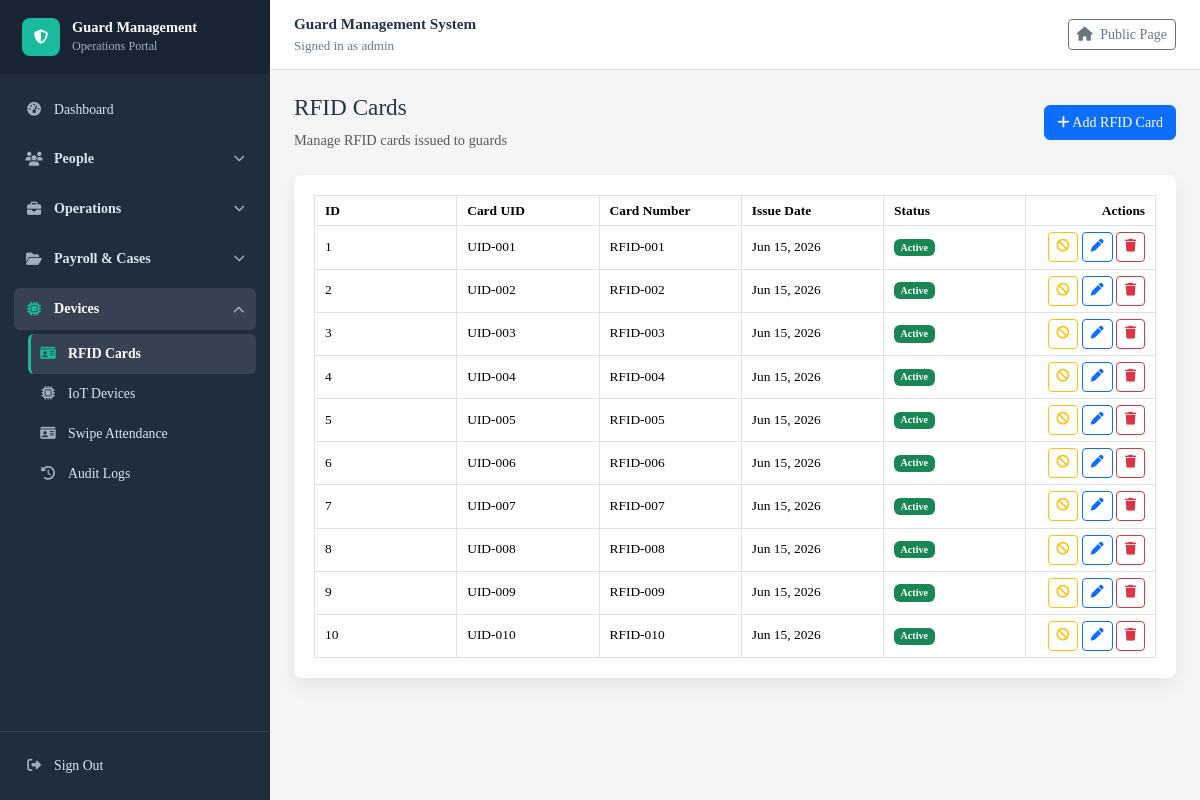
The app's page /rfid-cards/ (signed in), older data.
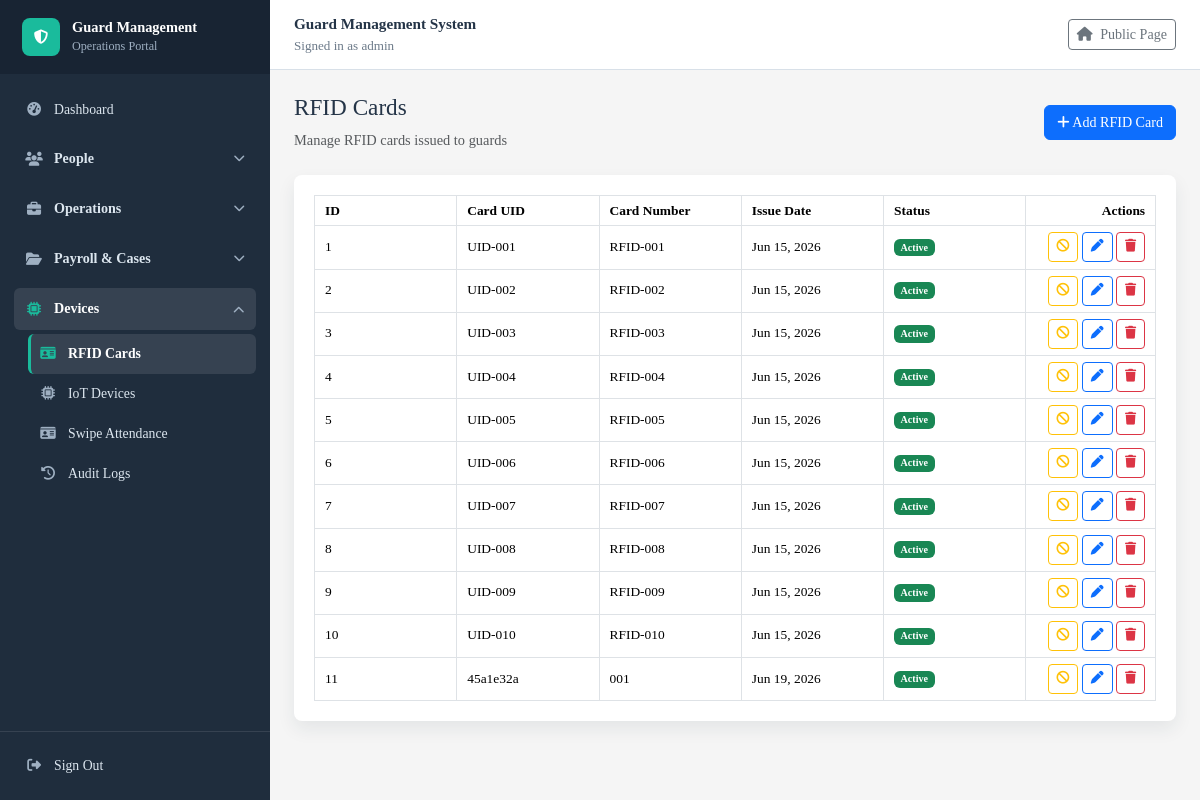
The same page, newer data.
### guardmanagementsystem/models.py (models this page shows, shortened)
class RFIDCard(models.Model):
    STATUS_CHOICES = [
        ('Active', 'Active'),
        ('Inactive', 'Inactive'),
        ('Lost', 'Lost'),
        ('Damaged', 'Damaged'),
        ('Returned', 'Returned'),
    ]
    rfid_card_id = models.AutoField(primary_key=True)
    card_uid = models.CharField(max_length=100, unique=True)
    card_number = models.CharField(max_length=100, unique=True)
    issue_date = models.DateField(default=date.today)
    status = models.CharField(max_length=20, choices=STATUS_CHOICES, default='Active')

### guardmanagementsystem/views.py (the view)
# urls.py: path("rfid-cards/", views.rfid_card_list, name="rfid_card_list"),
@login_required
def rfid_card_list(request):
    return show_records(request, RFIDCard.objects.all(), "guardmanagementsystem/rfid_card_list.html", "rfid_cards")

### guardmanagementsystem/context_processors.py (called while the page is built)
def role_access(request):
    user = getattr(request, "user", None)
    if not user:
        return {}
    return {
        "nav_permissions": nav_permissions(user),
        "user_roles": sorted(user_role_names(user)),
    }

### guardmanagementsystem/role_access.py (called while the page is built)
def user_role_names(user):
    if not user.is_authenticated:
        return set()
    if user.is_superuser:
        return {"Admin"}
    return set(user.groups.values_list("name", flat=True))

def user_is_admin(user):
    return user.is_authenticated and (
        user.is_superuser or user.groups.filter(name="Admin").exists()
    )

def user_can_access(user, url_name):
    if not url_name or url_name in PUBLIC_URL_NAMES:
        return True
    if not user.is_authenticated:
        return True
    if user_is_admin(user):
        return True
    roles = user_role_names(user)
    if any(url_name in ROLE_URLS.get(role, set()) for role in roles):
        return True
    return False

def nav_permissions(user):
    roles = user_role_names(user)
    if user_is_admin(user):
        roles = {"Admin"}
    return {
        permission: bool(roles & allowed_roles)
        for permission, allowed_roles in ROLE_PERMISSIONS.items()
    }

### guardmanagementsystem/templates/guardmanagementsystem/rfid_card_list.html
{% extends "guardmanagementsystem/base.html" %}
{% block content %}
<div class="d-flex justify-content-between align-items-center mb-4">
    <div>
        <h2>RFID Cards</h2>
        <p class="text-muted mb-0">Manage RFID cards issued to guards</p>
    </div>
    <a href="{% url 'rfid_card_add' %}" class="btn btn-primary">
        <i class="fa fa-plus"></i> Add RFID Card
    </a>
</div>
<div class="table-card">
    <div class="table-responsive">
        <table class="table table-hover table-bordered align-middle mb-0 export-table" data-export-title="RFID Cards">
            <thead>
                <tr>
                    <th>ID</th>
                    <th>Card UID</th>
                    <th>Card Number</th>
                    <th>Issue Date</th>
                    <th>Status</th>
                    <th class="text-end">Actions</th>
                </tr>
            </thead>
            <tbody>
                {% for card in rfid_cards %}
                    <tr>
                        <td>{{ card.rfid_card_id }}</td>
                        <td>{{ card.card_uid }}</td>
                        <td>{{ card.card_number }}</td>
                        <td>{{ card.issue_date|date:"M d, Y" }}</td>
                        <td>
                            {% if card.status == "Active" %}
                                <span class="badge bg-success">Active</span>
                            {% elif card.status == "Inactive" %}
                                <span class="badge bg-secondary">Inactive</span>
                            {% else %}
                                <span class="badge bg-warning text-dark">{{ card.status }}</span>
                            {% endif %}
                        </td>
                        <td class="text-end">
                            <div class="action-buttons">
                                {% if card.status == "Active" %}
                                    <a href="{% url 'rfid_card_deactivate' card.rfid_card_id %}" class="btn btn-sm btn-outline-warning">
                                        <i class="fa fa-ban"></i>
                                    </a>
                                {% elif card.status == "Inactive" %}
                                    <a href="{% url 'rfid_card_activate' card.rfid_card_id %}" class="btn btn-sm btn-outline-success">
                                        <i class="fa fa-power-off"></i>
                                    </a>
                                {% endif %}
                                <a href="{% url 'rfid_card_edit' card.rfid_card_id %}" class="btn btn-sm btn-outline-primary">
                                    <i class="fa fa-pen"></i>
                                </a>
                                <a href="{% url 'rfid_card_delete' card.rfid_card_id %}" class="btn btn-sm btn-outline-danger">
                                    <i class="fa fa-trash"></i>
                                </a>
                            </div>
                        </td>
                    </tr>
                {% empty %}
                    <tr>
                        <td colspan="6" class="text-center text-muted py-4">
                            No RFID cards found.
                        </td>
                    </tr>
                {% endfor %}
            </tbody>
        </table>
    </div>
</div>
{% endblock %}

Row changes from the older to the newer data that the page shows:
added RFIDCard: rfid_card_id "11", card_uid "45a1e32a", card_number "001", issue_date "Jun 19, 2026", status "Active"
